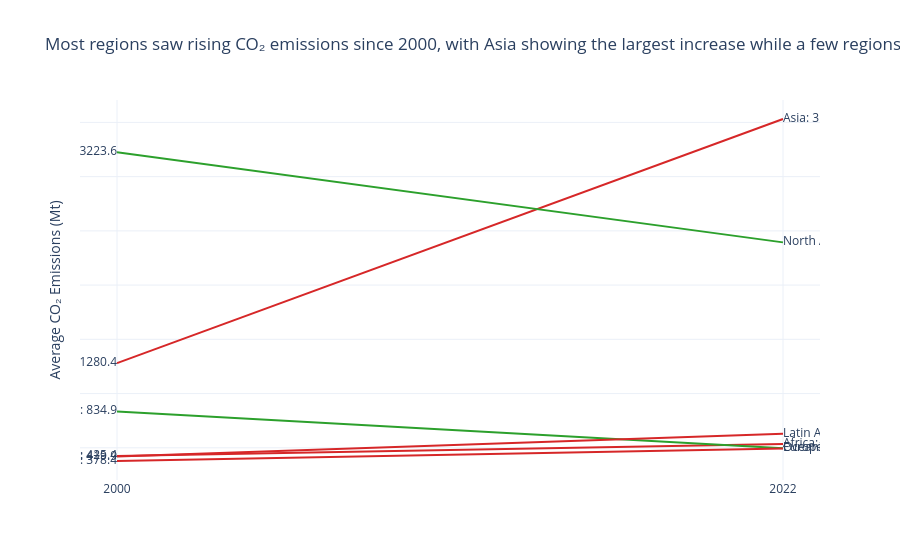

This figure's notebook cell:
### Code cell
import plotly.graph_objects as go
df = df.rename(columns={
    'CO2 emissions (kt)': 'CO2_Mt',
    'CO2 emissions (metric tons per capita)': 'CO2_Mt'
})
region_year = (df.groupby(['Region', 'Year'])['CO2_Mt']
               .mean()
               .reset_index())
filtered = region_year[region_year['Year'].isin([2000, 2022])]

pivot = filtered.pivot(index='Region', columns='Year', values='CO2_Mt').dropna()
fig = go.Figure()

for region in pivot.index:
    y0 = pivot.loc[region, 2000]
    y1 = pivot.loc[region, 2022]

    color = '#d62728' if y1 > y0 else '#2ca02c'
    
    fig.add_trace(go.Scatter(
        x=[2000, 2022],
        y=[y0, y1],
        mode='lines',
        line=dict(color=color, width=2),
        showlegend=False
    ))
    fig.add_trace(go.Scatter(
        x=[2000],
        y=[y0],
        mode='text',
        text=[f"{region}: {y0:.1f}"],
        textposition='middle left',
        showlegend=False
    ))
    fig.add_trace(go.Scatter(
        x=[2022],
        y=[y1],
        mode='text',
        text=[f"{region}: {y1:.1f}"],
        textposition='middle right',
        showlegend=False
    ))
fig.update_layout(
    template='plotly_white',
    title='Most regions saw rising CO₂ emissions since 2000, with Asia showing the largest increase while a few regions stabilized or declined',
    xaxis=dict(
        tickvals=[2000, 2022],
        title=''
    ),
    yaxis=dict(
        showticklabels=False,
        title='Average CO₂ Emissions (Mt)'
    )
)

fig.show()

### Figure 1 — Plotly figure (JSON) as saved in the notebook; plotly's stock layout.template omitted (floating-point values rounded to 4 significant figures)
{"data": [{"line": {"color": "#d62728", "width": 2}, "mode": "lines", "showlegend": false, "type": "scatter", "x": [2000, 2022], "y": [425.4, 534.4]}, {"mode": "text", "showlegend": false, "text": ["Africa: 425.4"], "textposition": "middle left", "type": "scatter", "x": [2000], "y": [425.4]}, {"mode": "text", "showlegend": false, "text": ["Africa: 534.4"], "textposition": "middle right", "type": "scatter", "x": [2022], "y": [534.4]}, {"line": {"color": "#d62728", "width": 2}, "mode": "lines", "showlegend": false, "type": "scatter", "x": [2000, 2022], "y": [1280.0, 3531.0]}, {"mode": "text", "showlegend": false, "text": ["Asia: 1280.4"], "textposition": "middle left", "type": "scatter", "x": [2000], "y": [1280.0]}, {"mode": "text", "showlegend": false, "text": ["Asia: 3531.1"], "textposition": "middle right", "type": "scatter", "x": [2022], "y": [3531.0]}, {"line": {"color": "#2ca02c", "width": 2}, "mode": "lines", "showlegend": false, "type": "scatter", "x": [2000, 2022], "y": [834.9, 496.5]}, {"mode": "text", "showlegend": false, "text": ["Europe: 834.9"], "textposition": "middle left", "type": "scatter", "x": [2000], "y": [834.9]}, {"mode": "text", "showlegend": false, "text": ["Europe: 496.5"], "textposition": "middle right", "type": "scatter", "x": [2022], "y": [496.5]}, {"line": {"color": "#d62728", "width": 2}, "mode": "lines", "showlegend": false, "type": "scatter", "x": [2000, 2022], "y": [419.9, 629.1]}, {"mode": "text", "showlegend": false, "text": ["Latin America: 419.9"], "textposition": "middle left", "type": "scatter", "x": [2000], "y": [419.9]}, {"mode": "text", "showlegend": false, "text": ["Latin America: 629.1"], "textposition": "middle right", "type": "scatter", "x": [2022], "y": [629.1]}, {"line": {"color": "#2ca02c", "width": 2}, "mode": "lines", "showlegend": false, "type": "scatter", "x": [2000, 2022], "y": [3224.0, 2394.0]}, {"mode": "text", "showlegend": false, "text": ["North America: 3223.6"], "textposition": "middle left", "type": "scatter", "x": [2000], "y": [3224.0]}, {"mode": "text", "showlegend": false, "text": ["North America: 2393.8"], "textposition": "middle right", "type": "scatter", "x": [2022], "y": [2394.0]}, {"line": {"color": "#d62728", "width": 2}, "mode": "lines", "showlegend": false, "type": "scatter", "x": [2000, 2022], "y": [378.4, 493.7]}, {"mode": "text", "showlegend": false, "text": ["Oceania: 378.4"], "textposition": "middle left", "type": "scatter", "x": [2000], "y": [378.4]}, {"mode": "text", "showlegend": false, "text": ["Oceania: 493.7"], "textposition": "middle right", "type": "scatter", "x": [2022], "y": [493.7]}], "layout": {"title": {"text": "Most regions saw rising CO₂ emissions since 2000, with Asia showing the largest increase while a few regions stabilized or declined"}, "xaxis": {"tickvals": [2000, 2022], "title": {"text": ""}}, "yaxis": {"showticklabels": false, "title": {"text": "Average CO₂ Emissions (Mt)"}}}}
